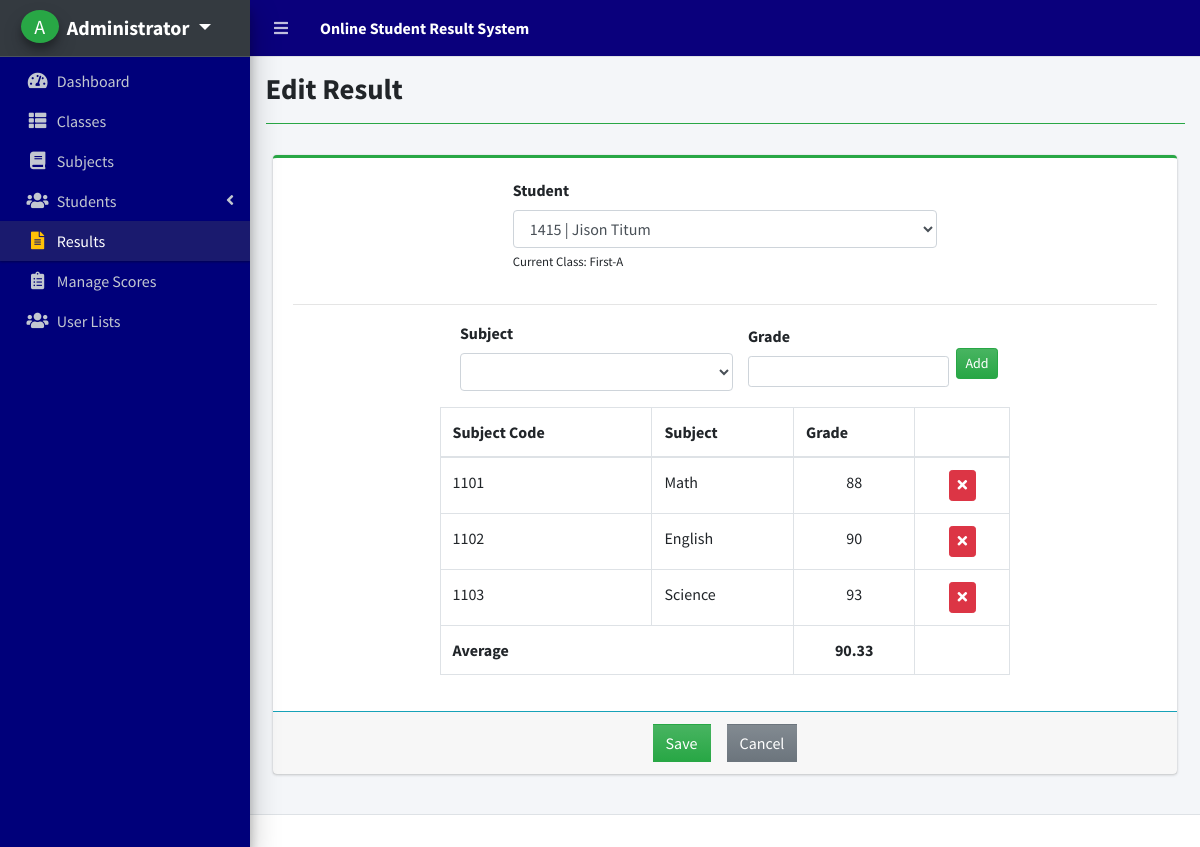
Page /index.php?page=edit_result&id=2 (signed in) on the committed database.
### tables this page shows
CREATE TABLE `result_items` (
  `id` int(30) NOT NULL,
  `result_id` int(30) NOT NULL,
  `subject_id` int(30) NOT NULL,
  `mark` float NOT NULL,
  `date_created` datetime NOT NULL DEFAULT current_timestamp()
);

CREATE TABLE `subjects` (
  `id` int(30) NOT NULL,
  `subject_code` varchar(50) NOT NULL,
  `subject` varchar(200) NOT NULL,
  `description` text NOT NULL,
  `date_created` datetime NOT NULL DEFAULT current_timestamp()
);

### edit_result.php (called while the page is built, shortened)
<?php
include 'db_connect.php';
include 'new_result.php';
?>

### new_result.php (the view, shortened to what this page needs)
<div class="col-lg-12">
	<div class="card card-outline card-success">
		<div class="card-body">
			<form action="" id="manage-result">
        <div class="row justify-content-center">
          <div class="col-md-6">
            <div class="form-group">
                <label for="" class="control-label">Student</label>
                <select name="student_id" id="student_id" class="form-control select2 select2-sm" required>
                  <?php
                        $classes = $conn->query("SELECT s.*,concat(c.level,'-',c.section) as class,concat(firstname,' ',middlename,' ',lastname) as name FROM students s inner join classes c on c.id = s.class_id order by concat(firstname,' ',middlename,' ',lastname) asc ");
                        while($row = $classes->fetch_array()):
                  ?>
                        <option value="<?php echo $row['id'] ?>" data-class_id='<?php echo $row['class_id'] ?>'  data-class='<?php echo $row['class'] ?>' <?php echo isset($student_id) && $student_id == $row['id'] ? "selected" : '' ?>><?php echo $row['student_code'].' | '.ucwords($row['name']) ?></option>
                  <?php endwhile; ?>
                </select>
                <small id="class"><?php echo isset($class) ? "Current Class: ".$class : "" ?></small>
            </div>
          </div>
        </div>
        <hr>
        <div class="row">
          <div class="col-md-12">
            <div class="d-flex justify-content-center align-items-center">
            	<div class="form-group col-sm-4">
	                <label for="" class="control-label">Subject</label>
	                <select name="" id="subject_id" class="form-control select2 select2-sm input-sm">
	                  <option></option>
	                  <?php
	                        $classes = $conn->query("SELECT * FROM subjects order by subject asc ");
	                        while($row = $classes->fetch_array()):
	                  ?>
	                        <option value="<?php echo $row['id'] ?>" data-json='<?php echo json_encode($row) ?>'><?php echo $row['subject_code'].' | '.ucwords($row['subject']) ?></option>
	                  <?php endwhile; ?>
	                </select>
	            </div>
	            <div class="form-group col-sm-3">
	                <label for="" class="control-label">Grade</label>
	                <input type="text" class="form-control form-control-sm text-right number" id="mark" maxlength="6">
	            </div>
	            <button class="btn btn-sm btn-success bg-gradient-success" type="button" id="add_mark">Add</button>
            </div>
        </div>
    	<div class="col-md-8 offset-md-2">
            <table class="table table-bordered" id="mark-list">
            	<thead>
            		<tr>
            			<th>Subject Code</th>
            			<th>Subject</th>
            			<th>Grade</th>
            			<th></th>
            		</tr>
            	</thead>
            	<tbody>
            		<?php if(isset($id)): ?>
            		<?php
            			$items=$conn->query("SELECT r.*,s.subject_code,s.subject,s.id as sid FROM result_items r inner join subjects s on s.id = r.subject_id where result_id = $id order by s.subject_code asc");
            			while($row = $items->fetch_assoc()):
            		?>
            		<tr data-id="<?php echo $row['sid'] ?>">
            			<td><input type="hidden" name="subject_id[]" value="<?php echo $row['subject_id'] ?>"><?php echo $row['subject_code'] ?></td>
            			<td><?php echo ucwords($row['subject']) ?></td>
            			<td class="text-center"><input type="hidden" name="mark[]" value="<?php echo $row['mark'] ?>"><?php echo $row['mark'] ?></td>
            			<td class="text-center"><button class="btn btn-sm btn-danger" type="button" onclick="$(this).closest('tr').remove() && calc_ave()"><i class="fa fa-times"></i></button></td>
            		</tr>
            		<?php endwhile; ?>
            		<?php endif; ?>
            	</tbody>
            	<tfoot>
            		<tr>
            			<th colspan="2">Average</th>
            			<th id="average" class="text-center"></th>
            			<th></th>
            		</tr>
            	</tfoot>
            </table>
          </div>
        </div>
      </form>
  	</div>
  	<div class="card-footer border-top border-info">
  		<div class="d-flex w-100 justify-content-center align-items-center">
  			<button class="btn btn-flat  bg-gradient-success mx-2" form="manage-result">Save</button>
  			<a class="btn btn-flat bg-gradient-secondary mx-2" href="./index.php?page=results">Cancel</a>
  		</div>
  	</div>
	</div>
</div>

### rows in the picture
result_items: subject.subject_code "1101", subject.subject "Math", mark "88"
result_items: subject.subject_code "1102", subject.subject "English", mark "90"
result_items: subject.subject_code "1103", subject.subject "Science", mark "93"

### other values in the picture
$_SESSION['system']['name'] "Online Student Result System"
$_SESSION['login_firstname'].' '.$_SESSION['login_lastname'] "Administrator"
$title "Edit Result"
$class "First-A"
form field student_id "1415 | Jison Titum"
